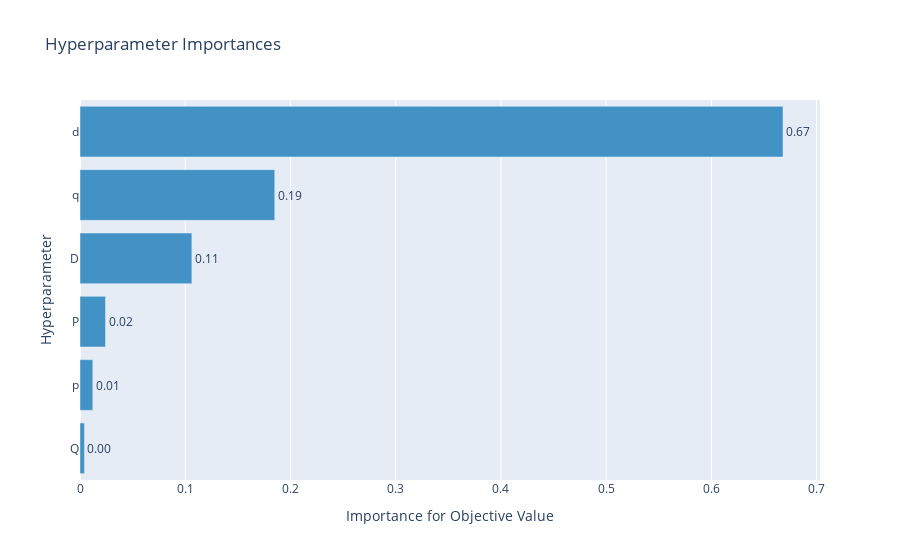

Write notebook code for a chart like this one.
### Code cell
# Visualize parameter importances
# More info: https://optuna.readthedocs.io/en/stable/reference/visualization/generated/optuna.visualization.plot_param_importances.html#optuna.visualization.plot_param_importances
from optuna.visualization import plot_param_importances
plot_param_importances(study)

### Figure 1 — Plotly figure (JSON) as saved in the notebook; plotly's stock layout.template omitted (floating-point values rounded to 4 significant figures)
{"data": [{"cliponaxis": false, "hovertemplate": ["Q (IntUniformDistribution): 0.004218191355259249<extra></extra>", "p (IntUniformDistribution): 0.01216648621814729<extra></extra>", "P (IntUniformDistribution): 0.024234806349382645<extra></extra>", "D (IntUniformDistribution): 0.10630697356106492<extra></extra>", "q (IntUniformDistribution): 0.18506437885923763<extra></extra>", "d (IntUniformDistribution): 0.6680091636569082<extra></extra>"], "marker": {"color": "rgb(66,146,198)"}, "orientation": "h", "text": ["0.004218191355259249", "0.01216648621814729", "0.024234806349382645", "0.10630697356106492", "0.18506437885923763", "0.6680091636569082"], "textposition": "outside", "texttemplate": "%{text:.2f}", "type": "bar", "x": [0.004218, 0.01217, 0.02423, 0.1063, 0.1851, 0.668], "y": ["Q", "p", "P", "D", "q", "d"]}], "layout": {"showlegend": false, "title": {"text": "Hyperparameter Importances"}, "xaxis": {"title": {"text": "Importance for Objective Value"}}, "yaxis": {"title": {"text": "Hyperparameter"}}}}
